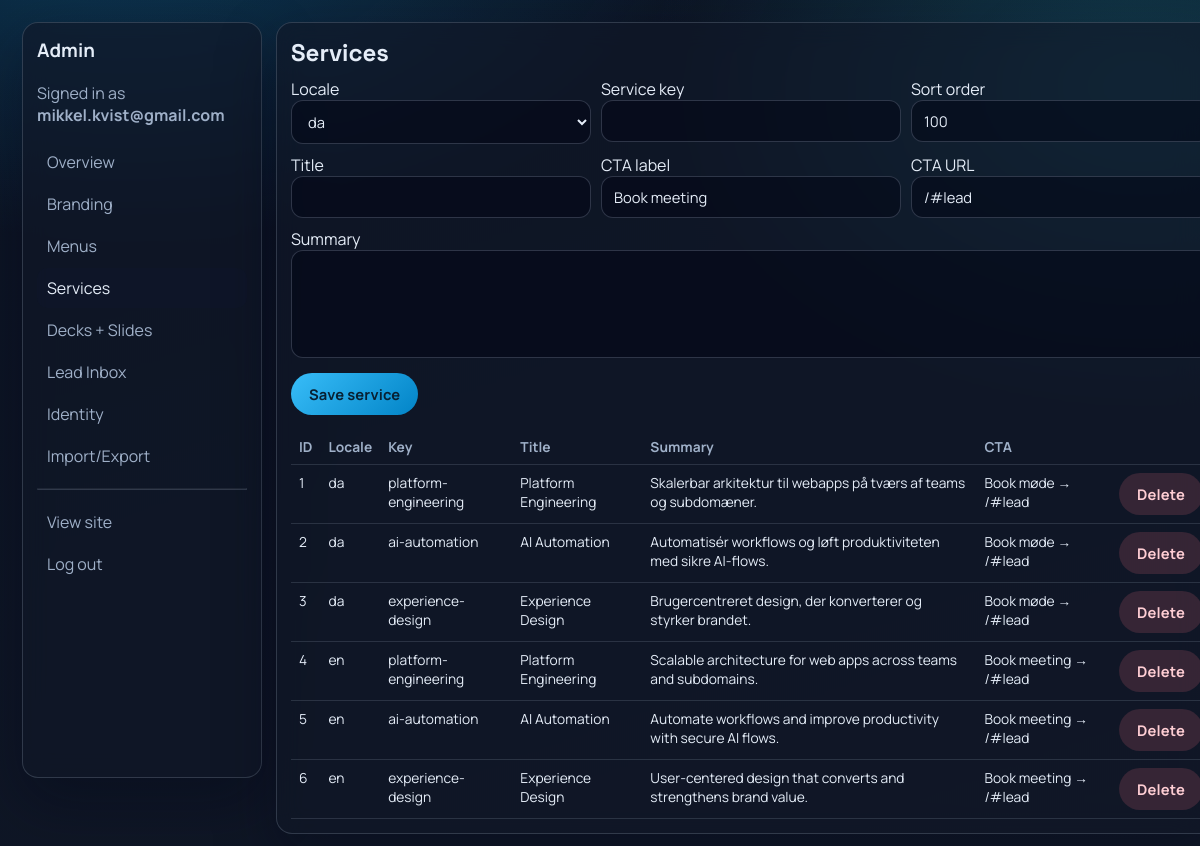
/admin?tab=services (signed in), run on the app's committed database.
### tables this page shows
CREATE TABLE IF NOT EXISTS core_users (
  id BIGINT UNSIGNED AUTO_INCREMENT PRIMARY KEY,
  email VARCHAR(190) NOT NULL UNIQUE,
  password_hash VARCHAR(255) NULL,
  role ENUM('super_admin','editor') NOT NULL DEFAULT 'editor',
  status ENUM('active','disabled') NOT NULL DEFAULT 'active',
  last_login_at TIMESTAMP NULL,
  created_at TIMESTAMP NULL DEFAULT CURRENT_TIMESTAMP,
  updated_at TIMESTAMP NULL DEFAULT CURRENT_TIMESTAMP ON UPDATE CURRENT_TIMESTAMP
);

CREATE TABLE IF NOT EXISTS main_services (
  id BIGINT UNSIGNED AUTO_INCREMENT PRIMARY KEY,
  tenant_key VARCHAR(64) NOT NULL DEFAULT 'main',
  service_key VARCHAR(100) NOT NULL,
  locale ENUM('da','en') NOT NULL,
  title VARCHAR(160) NOT NULL,
  summary TEXT NOT NULL,
  cta_label VARCHAR(120) NOT NULL,
  cta_url VARCHAR(255) NOT NULL,
  sort_order INT NOT NULL DEFAULT 0,
  is_active TINYINT(1) NOT NULL DEFAULT 1,
  created_at TIMESTAMP NULL DEFAULT CURRENT_TIMESTAMP,
  updated_at TIMESTAMP NULL DEFAULT CURRENT_TIMESTAMP ON UPDATE CURRENT_TIMESTAMP,
  UNIQUE KEY uniq_service_locale (tenant_key, service_key, locale),
  KEY idx_services_locale (tenant_key, locale, is_active, sort_order)
);

### src/bootstrap.php (called while the page is built, shortened)
<?php
require_once __DIR__ . '/Support.php';
spl_autoload_register(static function (string $class): void {
    $path = __DIR__ . '/' . $class . '.php';
});

### src/Support.php (called while the page is built, shortened)
<?php
function env(string $key, ?string $default = null): ?string
{
    $value = $_ENV[$key] ?? $_SERVER[$key] ?? getenv($key);
    if ($value === false || $value === null || $value === '') {
        return $default;
    }
    return (string) $value;
}
function repairMojibake(string $value): string
{
    if ($value === '' || !preg_match('/Ã|Â|â€™|â€œ|â€|â€“|â€”/u', $value)) {
        return $value;
    }
    static $map = [
        'Ã¦' => 'æ',
        'Ã¸' => 'ø',
        'Ã¥' => 'å',
        'Ã†' => 'Æ',
        'Ã˜' => 'Ø',
        'Ã…' => 'Å',
        'â€™' => "'",
        'â€œ' => '"',
        'â€' => '"',
        'â€“' => '-',
        'â€”' => '-',
        'Â ' => ' ',
        'Â' => '',
    ];
    return strtr($value, $map);
}
function h(string $value): string
{
    $value = repairMojibake($value);
    return htmlspecialchars($value, ENT_QUOTES, 'UTF-8');
}

### src/Database.php (called while the page is built, shortened)
<?php
final class Database
{
    private static ?PDO $pdo = null;
    public static function connection(): PDO
    {
        $host = env('DB_HOST', '127.0.0.1');
        $port = env('DB_PORT', '3306');
        $database = env('DB_DATABASE', 'actatechnology');
        $charset = env('DB_CHARSET', 'utf8mb4');
        $username = env('DB_USERNAME', 'root');
        $password = env('DB_PASSWORD', '');
        $dsn = sprintf('mysql:host=%s;port=%s;dbname=%s;charset=%s', $host, $port, $database, $charset);
        self::$pdo = new PDO($dsn, $username, $password, [
            PDO::ATTR_ERRMODE => PDO::ERRMODE_EXCEPTION,
            PDO::ATTR_DEFAULT_FETCH_MODE => PDO::FETCH_ASSOC,
            PDO::ATTR_EMULATE_PREPARES => false,
        ]);
        return self::$pdo;
    }
}

### src/AuthService.php (called while the page is built, shortened)
<?php
final class AuthService
{
    private ContentRepository $repository;
    public function __construct(?ContentRepository $repository = null)
    {
        $this->repository = $repository ?? new ContentRepository();
    }
    public function currentUser(): array
    {
        $userId = isset($_SESSION['admin_user_id']) ? (int) $_SESSION['admin_user_id'] : 0;
        return $this->repository->findUserById($userId);
    }
    public function requireAdmin(): array
    {
        $user = $this->currentUser();
        return $user;
    }
}

### src/ContentRepository.php (called while the page is built, shortened)
<?php
final class ContentRepository
{
    private PDO $db;
    public function __construct(?PDO $db = null)
    {
        $this->db = $db ?? Database::connection();
    }
    public function listServices(string $tenantKey): array
    {
        $stmt = $this->db->prepare('SELECT * FROM main_services WHERE tenant_key = :tenant ORDER BY locale ASC, sort_order ASC, id ASC');
        $stmt->execute(['tenant' => $tenantKey]);
        return $stmt->fetchAll();
    }
    public function findUserById(int $id): array
    {
        $stmt = $this->db->prepare('SELECT * FROM core_users WHERE id = :id LIMIT 1');
        $stmt->execute(['id' => $id]);
        $user = $stmt->fetch();
        return is_array($user) ? $user : [];
    }
}

### views/admin/dashboard.php (the view, shortened to what this page needs)
<?php
$currentTab = in_array(($tab ?? 'overview'), ['overview', 'branding', 'menus', 'services', 'decks', 'leads', 'identity', 'import_export'], true)
  ? (string) $tab
  : 'overview';
?>
<!doctype html>
<html lang="en">
<head>
  <link rel="stylesheet" href="/assets/style.css">
</head>
<body class="admin-page">
  <div class="admin-layout">
    <aside class="admin-sidebar glass">
      <h3 style="margin-top:0;">Admin</h3>
      <p class="muted" style="margin-top:0;">Signed in as <strong><?= h((string) ($user['email'] ?? '')) ?></strong></p>
      <nav>
        <?php foreach (['overview' => 'Overview', 'branding' => 'Branding', 'menus' => 'Menus', 'services' => 'Services', 'decks' => 'Decks + Slides', 'leads' => 'Lead Inbox', 'identity' => 'Identity', 'import_export' => 'Import/Export'] as $key => $label): ?>
          <a href="/admin?tab=<?= h($key) ?>" class="<?= $currentTab === $key ? 'active' : '' ?>"><?= h($label) ?></a>
        <?php endforeach; ?>
      </nav>
      <hr style="border-color:rgba(148,163,184,.25);margin:12px 0;">
      <a href="/" target="_blank">View site</a>
      <a href="/admin/logout">Log out</a>
    </aside>
    <main class="admin-main">
      <?php if ($currentTab === 'services'): ?>
        <section class="admin-card glass">
          <h2>Services</h2>
          <form method="post" action="/admin/action" class="admin-grid-3">
            <label>Locale
              <select name="locale">
                <option value="da">da</option>
              </select>
            </label>
            <label>Service key<input name="service_key" required></label>
            <label>Sort order<input type="number" name="sort_order" value="100"></label>
            <label>Title<input name="title" required></label>
            <label>CTA label<input name="cta_label" value="Book meeting"></label>
            <label>CTA URL<input name="cta_url" value="/#lead"></label>
            <label style="grid-column:1/-1;">Summary<textarea name="summary" required></textarea></label>
            <div class="inline"><button class="button button-primary" type="submit">Save service</button></div>
          </form>
          <div class="admin-table-wrap" style="margin-top:14px;">
            <table class="admin-table">
              <thead><tr><th>ID</th><th>Locale</th><th>Key</th><th>Title</th><th>Summary</th><th>CTA</th><th></th></tr></thead>
              <tbody>
                <?php foreach ($services as $service): ?>
                  <tr>
                    <td><?= (int) $service['id'] ?></td>
                    <td><?= h((string) $service['locale']) ?></td>
                    <td><?= h((string) $service['service_key']) ?></td>
                    <td><?= h((string) $service['title']) ?></td>
                    <td><?= h((string) $service['summary']) ?></td>
                    <td><?= h((string) $service['cta_label']) ?> → <?= h((string) $service['cta_url']) ?></td>
                    <td>
                      <form method="post" action="/admin/action" onsubmit="return confirm('Delete service?')">
                        <button class="button button-danger" type="submit">Delete</button>
                      </form>
                    </td>
                  </tr>
                <?php endforeach; ?>
              </tbody>
            </table>
          </div>
        </section>
      <?php endif; ?>
    </main>
  </div>
</body>
</html>

### public/assets/style.css (style rules this page uses)
:root { --bg-deep: #0b1323; --bg-mid: #111827; --bg-soft: #1f2937; --glass-bg: rgba(17, 24, 39, 0.62); --glass-border: rgba(148, 163, 184, 0.25); --text-main: #e5edf8; --text-muted: #9fb0c8; --accent: #7dd3fc; --accent-strong: #38bdf8; --danger: #fb7185; --success: #34d399; --font-heading: "Space Grotesk", "Segoe UI", sans-serif; --font-body: "Manrope", "Segoe UI", sans-serif; --radius-lg: 24px; --radius-md: 16px; --radius-sm: 12px; --shadow-card: 0 24px 60px rgba(2, 6, 23, 0.35); }
* { box-sizing: border-box; }
html, body { margin: 0; padding: 0; }
body { font-family: var(--font-body); color: var(--text-main); background: radial-gradient(1200px 650px at 10% -10%, rgba(14, 165, 233, 0.25), transparent 50%), radial-gradient(900px 600px at 95% 10%, rgba(34, 211, 238, 0.2), transparent 55%), linear-gradient(160deg, var(--bg-deep), var(--bg-mid)); min-height: 100vh; }
a { color: inherit; }
.button, button, input[type="submit"] { font-family: inherit; }
.glass { background: var(--glass-bg); border: 1px solid var(--glass-border); backdrop-filter: blur(12px); -webkit-backdrop-filter: blur(12px); box-shadow: var(--shadow-card); }
.button, .lead-form button, .admin-login-card button, .admin-card button, .admin-card input[type="submit"] { border: none; border-radius: 999px; padding: 11px 18px; font-weight: 700; font-size: 0.92rem; letter-spacing: 0.01em; cursor: pointer; text-decoration: none; display: inline-flex; align-items: center; justify-content: center; gap: 8px; touch-action: manipulation; }
.button-primary { background: linear-gradient(135deg, var(--accent-strong), #0284c7); color: #082032; }
input, textarea, select { width: 100%; border: 1px solid rgba(148, 163, 184, 0.28); border-radius: var(--radius-sm); background: rgba(2, 6, 23, 0.56); color: var(--text-main); font-family: inherit; font-size: 0.92rem; padding: 10px 12px; }
textarea { min-height: 108px; resize: vertical; }
.admin-page { min-height: 100vh; padding: 22px; }
.admin-layout { display: grid; grid-template-columns: 240px 1fr; gap: 14px; }
.admin-sidebar { border-radius: var(--radius-md); padding: 14px; height: calc(100vh - 44px); position: sticky; top: 22px; overflow: auto; }
.admin-sidebar a { display: block; border-radius: 10px; padding: 9px 10px; text-decoration: none; color: var(--text-muted); margin: 2px 0; }
.admin-sidebar a.active, .admin-sidebar a:hover { color: var(--text-main); background: rgba(15, 23, 42, 0.64); }
.admin-main { display: grid; gap: 12px; }
.admin-card { border-radius: var(--radius-md); padding: 14px; }
.admin-card h2, .admin-card h3 { margin: 0 0 10px; font-family: var(--font-heading); }
.admin-grid-3 { display: grid; grid-template-columns: repeat(3, minmax(0, 1fr)); gap: 10px; }
.admin-table-wrap { overflow: auto; }
.admin-table { width: 100%; border-collapse: collapse; min-width: 920px; }
.admin-table th, .admin-table td { padding: 8px; border-bottom: 1px solid rgba(148, 163, 184, 0.2); vertical-align: top; text-align: left; font-size: 0.86rem; }
.admin-table th { color: var(--text-muted); }
.button-danger { background: rgba(251, 113, 133, 0.16); border: 1px solid rgba(251, 113, 133, 0.4); color: #fecdd3; }
.inline { display: inline-flex; align-items: center; gap: 8px; }
.muted { color: var(--text-muted); }

### data on the page
core_users: email "mikkel.kvist@gmail.com"
main_services: id "1", locale "da", service_key "platform-engineering", title "Platform Engineering", summary "Skalerbar arkitektur til webapps på tværs af teams og subdomæner.", cta_label "Book møde", cta_url "/#lead"
main_services: id "2", locale "da", service_key "ai-automation", title "AI Automation", summary "Automatisér workflows og løft produktiviteten med sikre AI-flows.", cta_label "Book møde", cta_url "/#lead"
main_services: id "3", locale "da", service_key "experience-design", title "Experience Design", summary "Brugercentreret design, der konverterer og styrker brandet.", cta_label "Book møde", cta_url "/#lead"
main_services: id "4", locale "en", service_key "platform-engineering", title "Platform Engineering", summary "Scalable architecture for web apps across teams and subdomains.", cta_label "Book meeting", cta_url "/#lead"
main_services: id "5", locale "en", service_key "ai-automation", title "AI Automation", summary "Automate workflows and improve productivity with secure AI flows.", cta_label "Book meeting", cta_url "/#lead"
main_services: id "6", locale "en", service_key "experience-design", title "Experience Design", summary "User-centered design that converts and strengthens brand value.", cta_label "Book meeting", cta_url "/#lead"

### other printed values
$label "Overview"
$label "Branding"
$label "Menus"
$label "Services"
$label "Decks + Slides"
$label "Lead Inbox"
$label "Identity"
$label "Import/Export"
